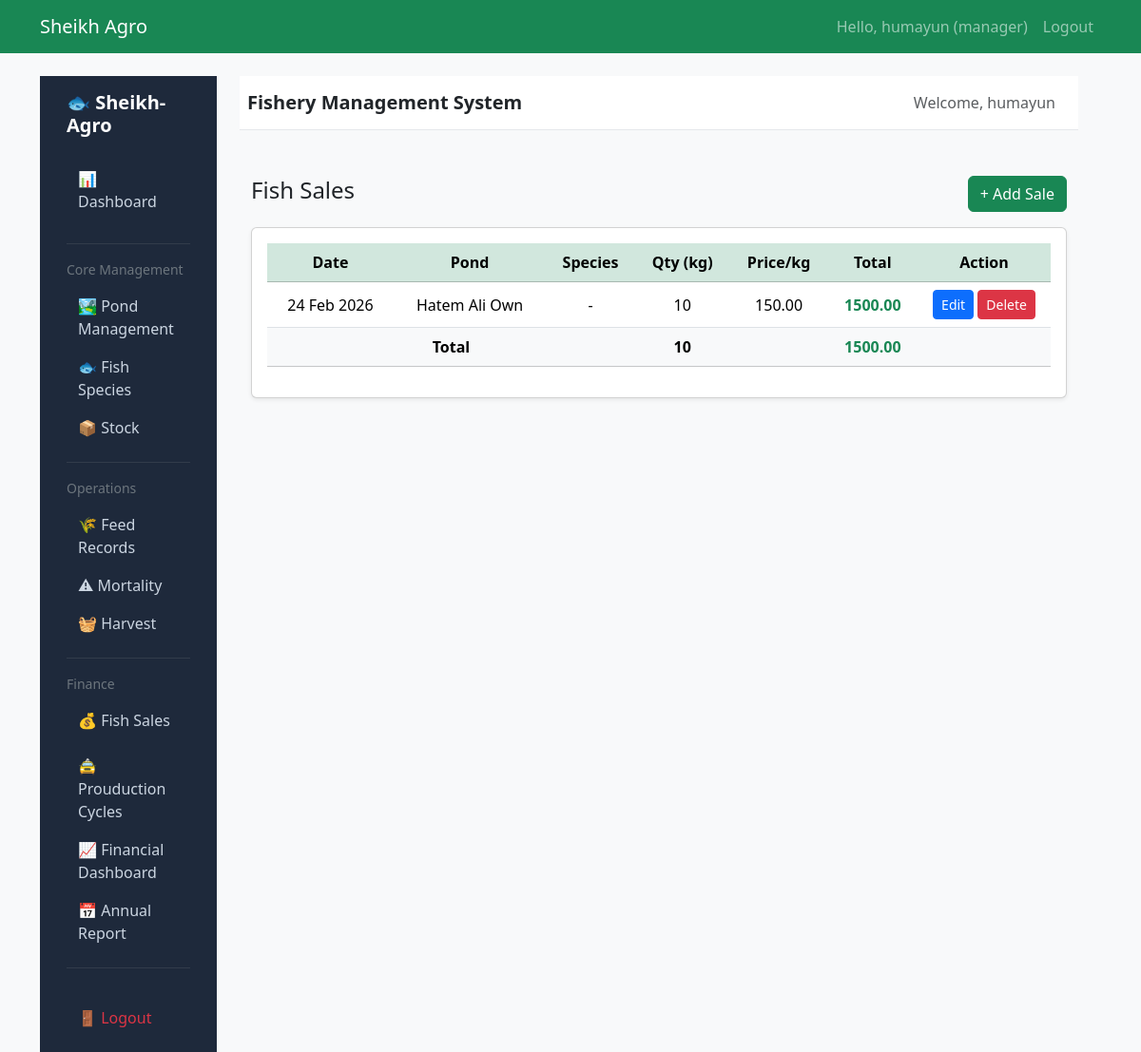
Before: /fishery/sale/ (signed in) with the older database file.
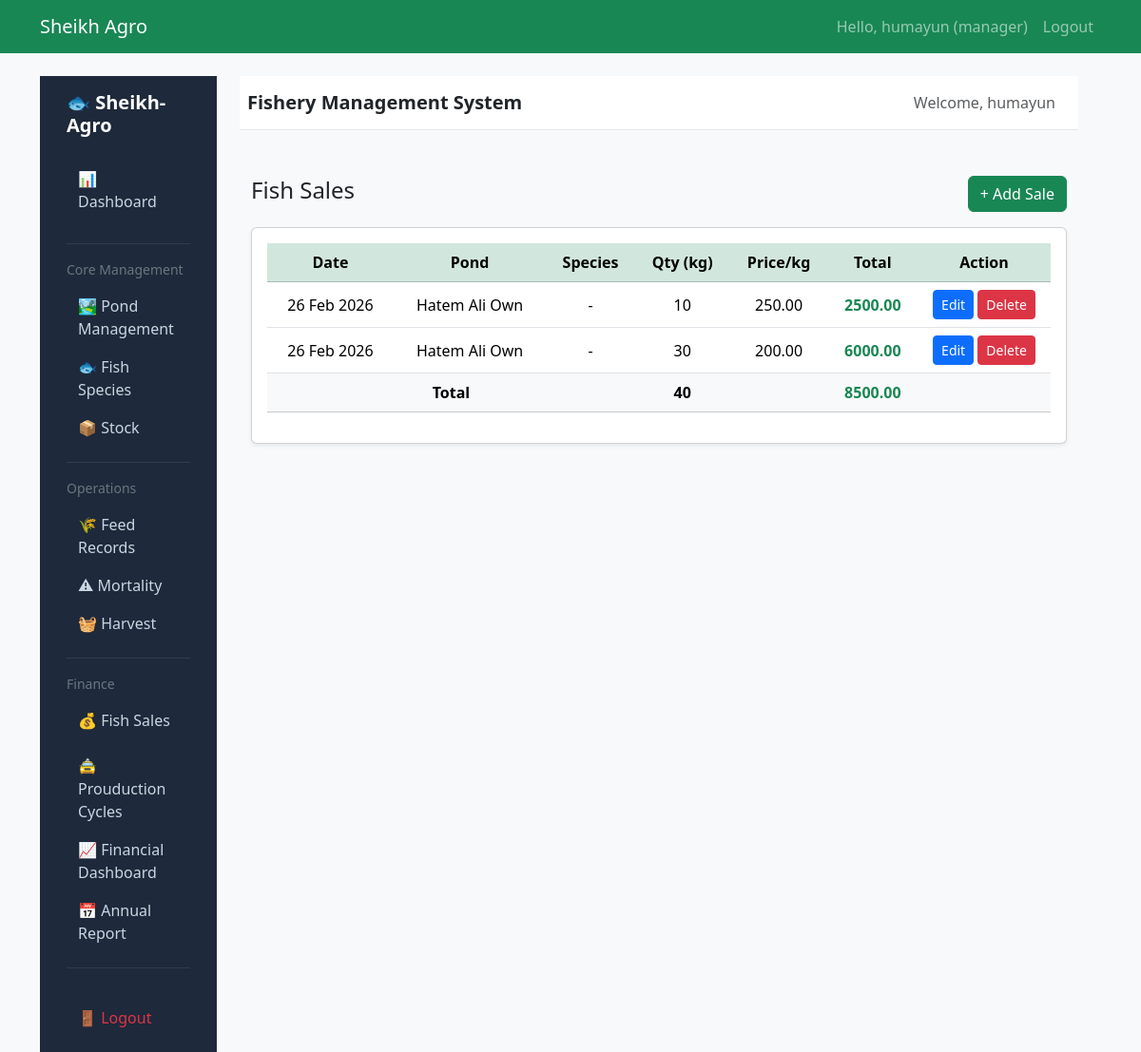
After: the same page with the newer database file.
### fishery/models.py (models this page shows, shortened)
class FishSale(models.Model):
    harvest = models.ForeignKey(
        Harvest,
        on_delete=models.CASCADE,
        related_name='sales',
        null=False,
        blank=False
    )
    quantity_kg = models.PositiveIntegerField()
    price_per_kg = models.DecimalField(max_digits=10, decimal_places=2)
    sale_date = models.DateField(default=timezone.now)
    created_at = models.DateTimeField(auto_now_add=True, null=True, blank=True)
    class Meta:
        ordering = ['-sale_date']
        indexes = [
            models.Index(fields=['sale_date']),
        ]
    @property
    def total_amount(self):
        return (Decimal(self.quantity_kg) * self.price_per_kg).quantize(Decimal('0.01'))

### fishery/views.py (the view)
# urls.py: path('sale/', FishSaleListView.as_view(), name='sale_list'),
class FishSaleListView(LoginRequiredMixin, ListView):
    model = FishSale
    template_name = "fishery/sale/sale_list.html"
    context_object_name = "sales"
    paginate_by = 15
    def get_queryset(self):
        return FishSale.objects.select_related(
            "harvest__stock__pond",
            "harvest__cycle__species"
        ).annotate(
            pond_name=F("harvest__stock__pond__name"),
            species_name=F("harvest__cycle__species__name")
        ).order_by("-sale_date")
    def get_context_data(self, **kwargs):
        context = super().get_context_data(**kwargs)
        qs = self.get_queryset()
        context["total_quantity"] = qs.aggregate(total=Sum("quantity_kg"))["total"] or 0
        context["total_sales_amount"] = qs.aggregate(
            total=Sum(
                ExpressionWrapper(
                    F("quantity_kg") * F("price_per_kg"),
                    output_field=DecimalField(max_digits=14, decimal_places=2)
                )
            )
        )["total"] or 0
        return context

### fishery/templates/fishery/sale/sale_list.html (shortened to what this page needs)
{% extends "fishery/base_fishery.html" %}
{% block fishery_content %}
<div class="container mt-4">
    <div class="d-flex justify-content-between align-items-center mb-3">
        <h4>Fish Sales</h4>
        <a href="{% url 'sale_create' %}" class="btn btn-success">+ Add Sale</a>
    </div>
    <div class="card shadow-sm">
        <div class="card-body table-responsive">
            <table class="table table-hover align-middle text-center">
                <thead class="table-success">
                    <tr>
                        <th>Date</th>
                        <th>Pond</th>
                        <th>Species</th>
                        <th>Qty (kg)</th>
                        <th>Price/kg</th>
                        <th>Total</th>
                        <th width="140">Action</th>
                    </tr>
                </thead>
                <tbody>
                    {% for sale in sales %}
                    <tr>
                        <td>{{ sale.sale_date|date:"d M Y" }}</td>
                        <td>{{ sale.pond_name|default:"-" }}</td>
                        <td>{{ sale.species_name|default:"-" }}</td>
                        <td>{{ sale.quantity_kg }}</td>
                        <td>{{ sale.price_per_kg|floatformat:2 }}</td>
                        <td class="fw-bold text-success">{{ sale.total_amount|floatformat:2 }}</td>
                        <td>
                            <a href="{% url 'sale_update' sale.pk %}" class="btn btn-sm btn-primary">Edit</a>
                            <a href="{% url 'sale_delete' sale.pk %}" class="btn btn-sm btn-danger">Delete</a>
                        </td>
                    </tr>
                    {% empty %}
                    <tr>
                        <td colspan="7" class="text-center text-muted">No sales found.</td>
                    </tr>
                    {% endfor %}
                </tbody>
                <tfoot class="table-light text-center fw-bold">
                    <tr>
                        <th colspan="3">Total</th>
                        <th>{{ total_quantity }}</th>
                        <th></th>
                        <th class="text-success">{{ total_sales_amount|floatformat:2 }}</th>
                        <th></th>
                    </tr>
                </tfoot>
            </table>
        </div>
    </div>
</div>
{% endblock %}

Changed rows visible on the page:
added FishSale: sale_date "26 Feb 2026", pond_name "Hatem Ali Own", species_name "-", quantity_kg "10", price_per_kg "250.00", total_amount "2500.00"
changed FishSale (number 2 of 2 on the later page): sale_date "24 Feb 2026" → "26 Feb 2026"; quantity_kg "10" → "30"; price_per_kg "150.00" → "200.00"; total_amount "1500.00" → "6000.00"
Other visible differences:
{{ total_quantity }}: "10" → "40"
{{ total_sales_amount|floatformat:2 }}: "1500.00" → "8500.00"
